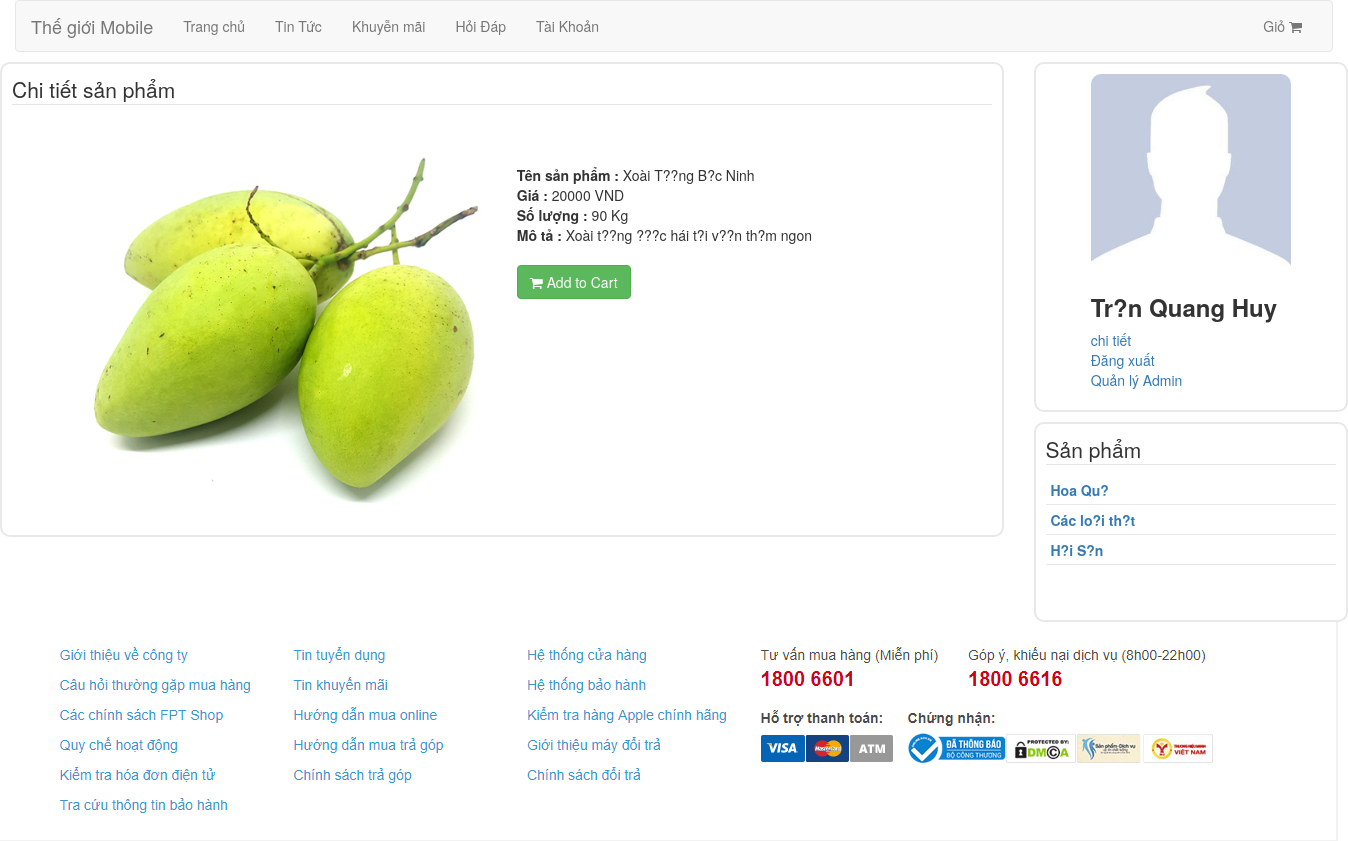
Page /index.php?page=chitiet&id=7 (signed in) on the committed database.
### tables this page shows
CREATE TABLE `products` (
  `id` int(11) NOT NULL,
  `name` varchar(128) NOT NULL,
  `img` varchar(128) NOT NULL,
  `price` varchar(20) NOT NULL,
  `id_type` int(2) NOT NULL,
  `description` varchar(500) NOT NULL,
  `count` int(20) NOT NULL
);

CREATE TABLE `type_product` (
  `id` int(2) NOT NULL,
  `name` varchar(128) NOT NULL
);

### index.php (called while the page is built, shortened)
<?php
	include './Model/product.php';
	include './Model/catology.php';
	if(!isset($_GET['page'])){
		$page = 'df';
	} else {
		$page=$_GET['page'];
	}
switch ($page) {
	case 'chitiet':
		if(!isset($_GET['id'])){
			$VIEWNAME='./Page/notfound.php';
		} else {
			$id=$_GET['id'];
			$product= new product();
			$result=$product ->selectById($id);
		}
		break;
}
require_once 'layout.php';
?>

### Model/connect.php (called while the page is built, shortened)
<?php
class connect{
		var $db=null;
		function __construct(){
			$dsn="mysql:host=localhost;dbname=shophanh";
			$user='root';
			$pass='';
			$this-> db = new PDO($dsn, $user, $pass, array(PDO::MYSQL_ATTR_INIT_COMMAND=>"SET NAMES 'utf8'"));
		}
		function getList($select){
			$result =$this -> db ->query($select);
			return $result;
		}
		function query($query){
			$result =$this -> db ->query($query);
			return $result;
		}
	}
?>

### Model/product.php (called while the page is built, shortened)
<?php
require_once 'connect.php';
class product{
     function selectById($id){
            $db=new connect();
            $select="SELECT * FROM products WHERE id=$id";
            $results = $db->getList($select);
            $result= $results->fetch();
            return $result;
        }
}
?>

### Model/catology.php (called while the page is built, shortened)
<?php
require_once 'connect.php';
class catelogy{
    function getListName(){
            $db=new connect();
            $select="SELECT * FROM type_product";
            $results = $db->query($select);
            $result= $results->fetchAll();
            return $result;
    }
}
?>

### Layout/Catelogies.php (the view)
<div class="catelogies">
	<legend> Sản phẩm</legend>
	<div class='danhmuc'>
		<?php
		require_once './Model/catology.php';
		$cato=new catelogy();
		$results= $cato->getListName();
		foreach($results as $item){
			echo "<a href='index.php?page=danhmuc&id_danhmuc=".$item['id']."'><div class='item-dm'>
		<p><b>".$item['name']."</b> </p>
		</div> </a>";
		}
		?>
	</div>
</div>

### Page/detail.php
<div class='content'>
	<legend>Chi tiết sản phẩm</legend>
	<div class="row detail">
	<div class="col-xs-6 col-sm-6 col-md-6 col-lg-6">
		<?php
		echo "<img src='./Public/Images/Products/".$result['img']."'>";
		?>
	</div>
	<div class="col-xs-6 col-sm-6 col-md-6 col-lg-6">
		<br> <br>
	<?php
	echo "<b>Tên sản phẩm : </b>".$result['name']."<br>";
	echo "<b>Giá : </b>".$result['price']." VND<br>";
	echo "<b>Số lượng : </b>".$result['count']." Kg<br>";
	echo "<b>Mô tả : </b>".$result['description']."<br>";
	?>
	<br>
	<button type="button" class="btn btn-success"><i class="fa fa-shopping-cart"> </i> Add to Cart</button>
	</div>
	</div>
</div>

### Public/Css/style.css (style rules this page uses)
.content { width:100%; border:2px solid #e8e8e8; padding:10px; border-radius: 10px; height:auto; margin-top: 10px; }
.catelogies { width: 100%; min-height:200px; border:2px solid #e8e8e8; border-radius: 10px; margin-top: 10px; padding: 10px; }
.item-dm { padding:5px; width:100%; height:30px; border-bottom: 1px solid #e8e8e8; }
.danhmuc { width:auto; margin-top: -10px; }
.detail img { width:400px; height:400px; float:right; }

### rows in the picture
products: img (picture), name "Xoài T??ng B?c Ninh", price "20000", count "90", description "Xoài t??ng ???c hái t?i v??n th?m ngon"
type_product: name "Hoa Qu?"
type_product: name "Các lo?i th?t"
type_product: name "H?i S?n"

### other values in the picture
$_SESSION['user'] "Tr?n Quang Huy"
